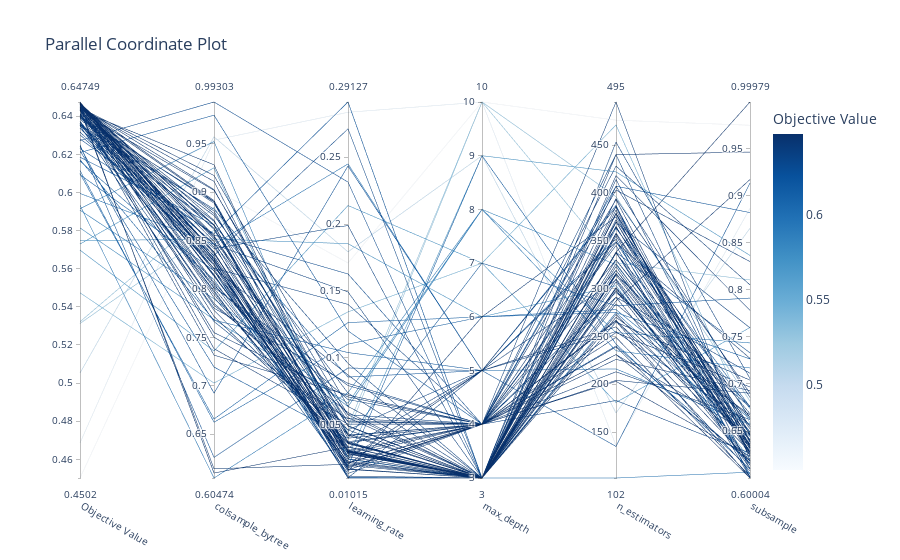

The notebook cell saved with this chart:
### Code cell
# 2. Parallel Coordinates Plot
plot_parallel_coordinate(study).show()
